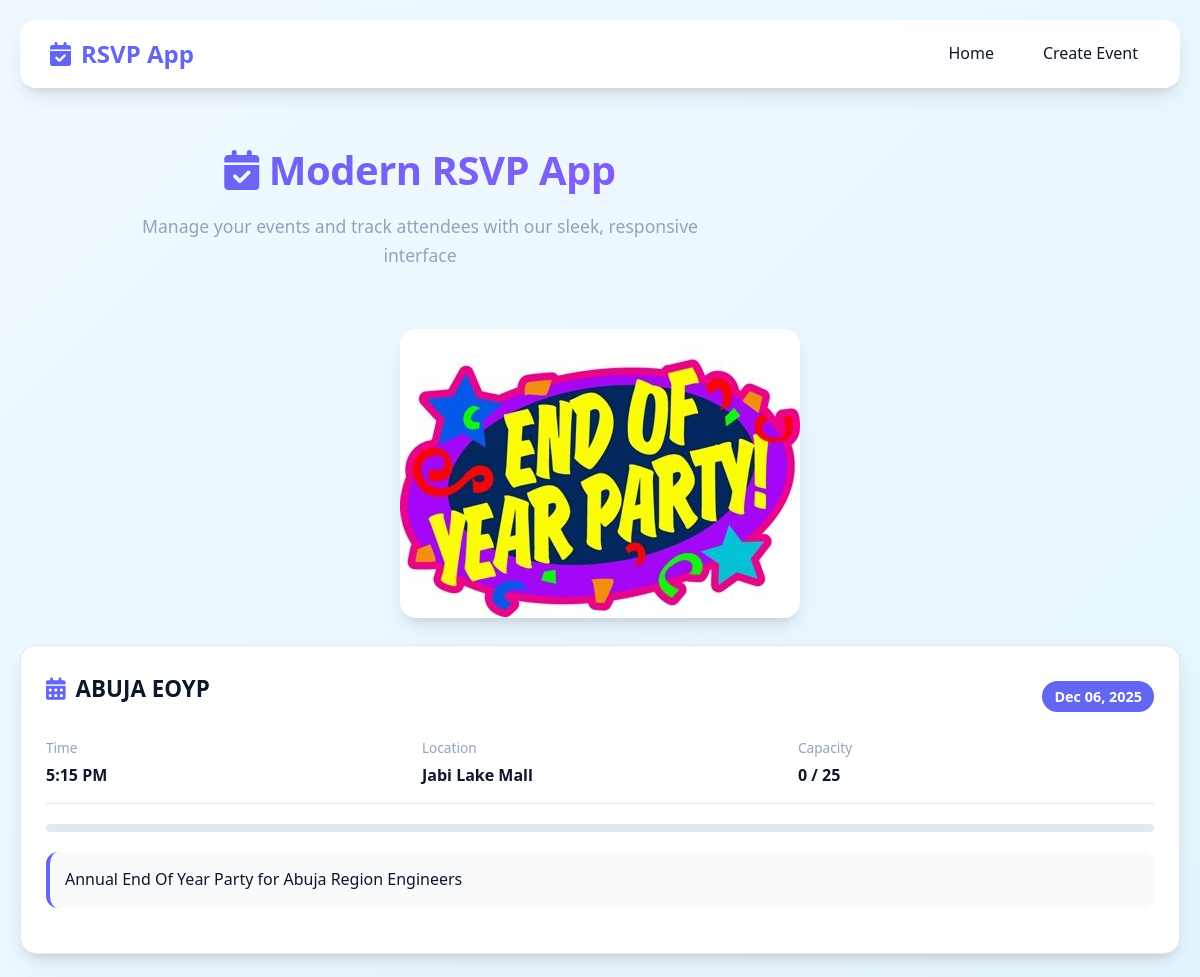
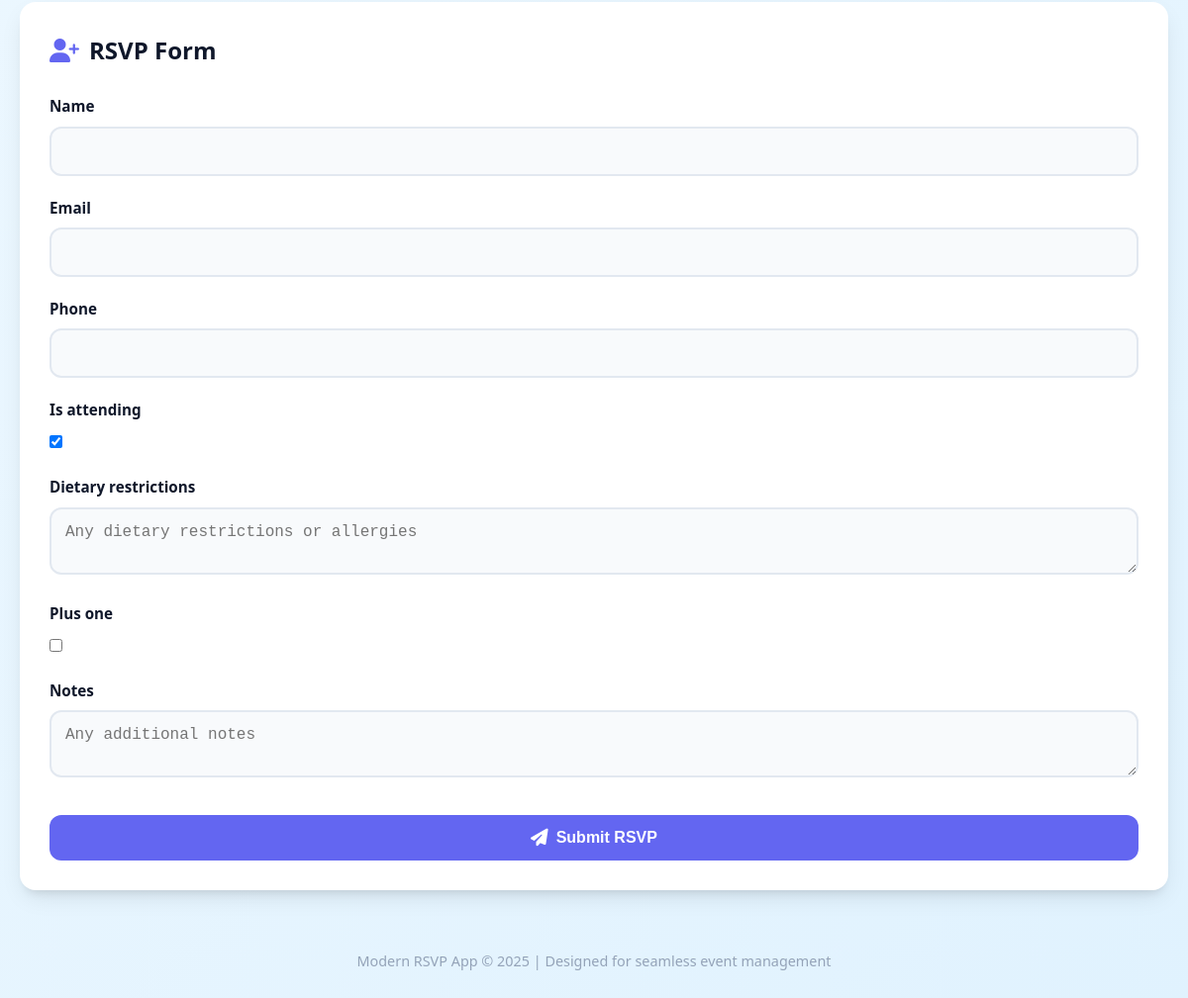
Screenshot of /event/8/ with the database file from the repository (2 pictures, top to bottom).
### myapp/models.py (models this page shows, shortened)
class Event(models.Model):
    title = models.CharField(max_length=200)
    description = models.TextField()
    date = models.DateTimeField()
    location = models.CharField(max_length=300)
    max_attendees = models.PositiveIntegerField(default=100)
    event_image = models.ImageField(
        upload_to='event_images/',
        blank=True,
        null=True,
        validators=[FileExtensionValidator(['jpg', 'jpeg', 'png', 'gif'])]
    )
    created_at = models.DateTimeField(auto_now_add=True)
    @property
    def current_attendees(self):
        return self.attendees.filter(is_confirmed=True).count()
    @property
    def is_full(self):
        return self.current_attendees >= self.max_attendees
    @property
    def capacity_percentage(self):
        if self.max_attendees == 0:
            return 0
        return int((self.current_attendees / self.max_attendees) * 100)

### myapp/views.py (the view, shortened to what this page needs)
# urls.py: path('event/<int:event_id>/', views.event_detail, name='event_detail'),
def event_detail(request, event_id):
    event = get_object_or_404(Event, id=event_id)
    attendees = event.attendees.filter(is_confirmed=True).order_by('-created_at')
    is_nearly_full = event.current_attendees >= event.max_attendees * 0.9 and not event.is_full
    form = AttendeeForm(initial={'is_attending': True}, event=event)
    return render(request, 'rsvp/event_detail.html', {
        'event': event,
        'attendees': attendees,
        'form': form,
        'is_full': event.is_full,
        'is_nearly_full': is_nearly_full,
        'capacity_percentage': event.capacity_percentage
    })

### myapp/forms.py (shortened to what this page needs)
class AttendeeForm(forms.ModelForm):
    class Meta:
        model = Attendee
        fields = ['name', 'email', 'phone', 'is_attending', 'dietary_restrictions', 'plus_one', 'notes']
        widgets = {
            'dietary_restrictions': forms.Textarea(attrs={'rows': 2, 'placeholder': 'Any dietary restrictions or allergies', 'class': 'form-control'}),
            'notes': forms.Textarea(attrs={'rows': 2, 'placeholder': 'Any additional notes', 'class': 'form-control'}),
            'name': forms.TextInput(attrs={'class': 'form-control'}),
            'email': forms.EmailInput(attrs={'class': 'form-control'}),
            'phone': forms.TextInput(attrs={'class': 'form-control'}),
            'is_attending': forms.CheckboxInput(attrs={'class': 'form-check-input'}),
            'plus_one': forms.CheckboxInput(attrs={'class': 'form-check-input'}),
        }
    def __init__(self, *args, **kwargs):
        self.event = kwargs.pop('event', None)
        super().__init__(*args, **kwargs)

### myapp/templates/rsvp/event_detail.html (shortened to what this page needs)
{% extends 'rsvp/base.html' %}
{% block content %}
<div class="events-section">
    {% if event.event_image %}
        <div style="text-align: center; margin-bottom: 20px;">
            <img src="{{ event.event_image.url }}" alt="{{ event.title }}"
                 style="max-width: 100%; max-height: 400px; object-fit: cover; border-radius: var(--border-radius);
                        box-shadow: var(--shadow);">
        </div>
    {% endif %}
    <div class="event-card">
        <div class="event-header">
            <h3><i class="fas fa-calendar-alt"></i> {{ event.title }}</h3>
            <span class="event-date">{{ event.date|date:"M d, Y" }}</span>
        </div>
        <div class="event-info">
            <div class="info-item">
                <span class="info-label">Time</span>
                <span class="info-value">{{ event.date|date:"g:i A" }}</span>
            </div>
            <div class="info-item">
                <span class="info-label">Location</span>
                <span class="info-value">{{ event.location }}</span>
            </div>
            <div class="info-item">
                <span class="info-label">Capacity</span>
                <span class="info-value">{{ event.current_attendees }} / {{ event.max_attendees }}</span>
            </div>
        </div>
        <div class="capacity-bar">
        </div>
        <div class="event-description" style="margin: 20px 0; padding: 15px; background-color: #f8fafc; border-radius: 12px; border-left: 4px solid var(--primary);">
            <p style="margin: 0; color: var(--dark);">{{ event.description }}</p>
        </div>
    </div>
    <div class="form-section">
        <h2 class="section-title"><i class="fas fa-user-plus"></i> RSVP Form</h2>
        {% if event.is_full %}
            <div class="alert alert-error">
                <i class="fas fa-exclamation-circle"></i>
                <div>
                    <strong>Registration Closed!</strong> This event is currently full.
                </div>
            </div>
        {% else %}
            <form method="post">
                {% for field in form %}
                    <div class="form-group">
                        <label for="{{ field.id_for_label }}">{{ field.label }}</label>
                        {{ field }}
                    </div>
                {% endfor %}
                <button type="submit" class="btn">
                    <i class="fas fa-paper-plane"></i> Submit RSVP
                </button>
            </form>
        {% endif %}
    </div>
</div>
{% endblock %}

### myapp/templates/rsvp/base.html (style rules this page uses)
:root { --primary: #6366f1; --primary-dark: #4f46e5; --secondary: #8b5cf6; --accent: #ec4899; --light: #f8fafc; --dark: #0f172a; --gray: #94a3b8; --success: #10b981; --warning: #f59e0b; --error: #ef4444; --card-bg: #ffffff; --border-radius: 16px; --shadow: 0 10px 25px -5px rgba(0, 0, 0, 0.1), 0 8px 10px -6px rgba(0, 0, 0, 0.1); --transition: all 0.3s ease; }
* { margin: 0; padding: 0; box-sizing: border-box; }
body { font-family: 'Segoe UI', system-ui, -apple-system, sans-serif; background: linear-gradient(135deg, #f0f9ff, #e0f2fe); color: var(--dark); line-height: 1.6; padding: 20px; min-height: 100vh; display: flex; justify-content: center; align-items: flex-start; }
.form-section { background: var(--card-bg); border-radius: var(--border-radius); padding: 30px; box-shadow: var(--shadow); transition: var(--transition); width: 100%; }
.section-title { font-size: 1.5rem; margin-bottom: 25px; color: var(--dark); display: flex; align-items: center; gap: 10px; }
.section-title i { color: var(--primary); }
.form-group { margin-bottom: 20px; }
.form-group label { display: block; margin-bottom: 8px; font-weight: 600; color: var(--dark); font-size: 0.95rem; }
.form-control { width: 100%; padding: 14px; border: 2px solid #e2e8f0; border-radius: 12px; font-size: 1rem; transition: var(--transition); background-color: #f8fafc; }
.btn { display: inline-flex; align-items: center; justify-content: center; gap: 8px; background-color: var(--primary); color: white; padding: 14px 24px; border: none; border-radius: 12px; cursor: pointer; font-size: 1rem; font-weight: 600; transition: var(--transition); width: 100%; margin-top: 10px; text-decoration: none; }
.btn i { font-size: 1.1rem; }
.event-card { background: var(--card-bg); border-radius: var(--border-radius); padding: 25px; margin-bottom: 25px; box-shadow: var(--shadow); transition: var(--transition); border: 1px solid #e2e8f0; width: 100%; }
.event-card h3 { font-size: 1.4rem; margin-bottom: 15px; color: var(--dark); display: flex; align-items: center; gap: 10px; }
.event-card h3 i { color: var(--primary); }
.event-info { display: flex; flex-wrap: wrap; gap: 20px; margin-bottom: 20px; padding-bottom: 15px; border-bottom: 1px solid #e2e8f0; }
.info-item { display: flex; flex-direction: column; flex: 1; min-width: 150px; }
.info-label { font-size: 0.85rem; color: var(--gray); margin-bottom: 4px; }
.info-value { font-weight: 600; color: var(--dark); }
.capacity-bar { height: 8px; background: #e2e8f0; border-radius: 4px; margin: 15px 0; overflow: hidden; width: 100%; }
.event-header { display: flex; justify-content: space-between; align-items: center; margin-bottom: 15px; }
.event-date { background: var(--primary); color: white; padding: 4px 12px; border-radius: 20px; font-size: 0.9rem; font-weight: 600; }

### rows the page displays
Event: event_image (picture), title "ABUJA EOYP", date "Dec 06, 2025", date "5:15 PM", location "Jabi Lake Mall", current_attendees "0", max_attendees "25", description "Annual End Of Year Party for Abuja Region Engineers"

### other values shown
{{ field.label }} "Name" "Email" "Phone" "Is attending" "Dietary restrictions" "Plus one" "Notes"
